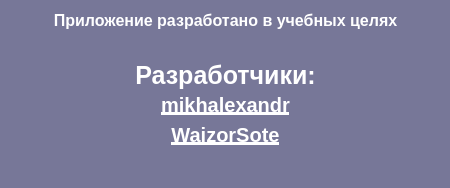
<?xml version="1.0" encoding="UTF-8"?>
<ui version="4.0">
 <class>AboutWindow</class>
 <widget class="QMainWindow" name="AboutWindow">
  <property name="geometry">
   <rect>
    <x>0</x>
    <y>0</y>
    <width>450</width>
    <height>188</height>
   </rect>
  </property>
  <property name="windowTitle">
   <string>О нас</string>
  </property>
  <widget class="QWidget" name="centralwidget">
   <widget class="QLabel" name="background">
    <property name="geometry">
     <rect>
      <x>-10</x>
      <y>-10</y>
      <width>475</width>
      <height>210</height>
     </rect>
    </property>
    <property name="styleSheet">
     <string notr="true">background-color: rgb(85, 85, 127, 200);
border: 2px solid rgb(255, 255, 255);</string>
    </property>
    <property name="text">
     <string/>
    </property>
   </widget>
   <widget class="QLabel" name="textYLNote">
    <property name="geometry">
     <rect>
      <x>10</x>
      <y>10</y>
      <width>431</width>
      <height>21</height>
     </rect>
    </property>
    <property name="styleSheet">
     <string notr="true">font-size: 16px;
font-weight: bold;
color: rgb(255, 255, 255);</string>
    </property>
    <property name="text">
     <string>Приложение разработано в учебных целях</string>
    </property>
    <property name="alignment">
     <set>Qt::AlignCenter</set>
    </property>
   </widget>
   <widget class="QLabel" name="textDevelopers">
    <property name="geometry">
     <rect>
      <x>10</x>
      <y>60</y>
      <width>431</width>
      <height>31</height>
     </rect>
    </property>
    <property name="styleSheet">
     <string notr="true">font-size: 25px;
font-weight: bold;
color: rgb(255, 255, 255);</string>
    </property>
    <property name="text">
     <string>Разработчики:</string>
    </property>
    <property name="scaledContents">
     <bool>false</bool>
    </property>
    <property name="alignment">
     <set>Qt::AlignCenter</set>
    </property>
   </widget>
   <widget class="QLabel" name="textMikhalexandr">
    <property name="geometry">
     <rect>
      <x>10</x>
      <y>90</y>
      <width>431</width>
      <height>31</height>
     </rect>
    </property>
    <property name="styleSheet">
     <string notr="true">font-size: 20px;
font-weight: bold;
color: rgb(255, 255, 255);</string>
    </property>
    <property name="text">
     <string>&lt;html&gt;&lt;head/&gt;&lt;body&gt;&lt;p&gt;&lt;a href=&quot;https://github.com/mikhalexandr&quot;&gt;&lt;span style=&quot;color:#ffffff&quot;&gt;mikhalexandr&lt;/span&gt;&lt;/a&gt;&lt;/p&gt;&lt;/body&gt;&lt;/html&gt;</string>
    </property>
    <property name="alignment">
     <set>Qt::AlignCenter</set>
    </property>
   </widget>
   <widget class="QLabel" name="textWaizorSote">
    <property name="geometry">
     <rect>
      <x>10</x>
      <y>120</y>
      <width>431</width>
      <height>31</height>
     </rect>
    </property>
    <property name="styleSheet">
     <string notr="true">font-size: 20px;
font-weight: bold;
color: rgb(255, 255, 255);</string>
    </property>
    <property name="text">
     <string>&lt;html&gt;&lt;head/&gt;&lt;body&gt;&lt;p&gt;&lt;a href=&quot;https://github.com/WaizorSote&quot;&gt;&lt;span style=&quot;color:#ffffff&quot;&gt;WaizorSote&lt;/span&gt;&lt;/a&gt;&lt;/p&gt;&lt;/body&gt;&lt;/html&gt;</string>
    </property>
    <property name="alignment">
     <set>Qt::AlignCenter</set>
    </property>
   </widget>
  </widget>
 </widget>
 <resources/>
 <connections/>
</ui>
